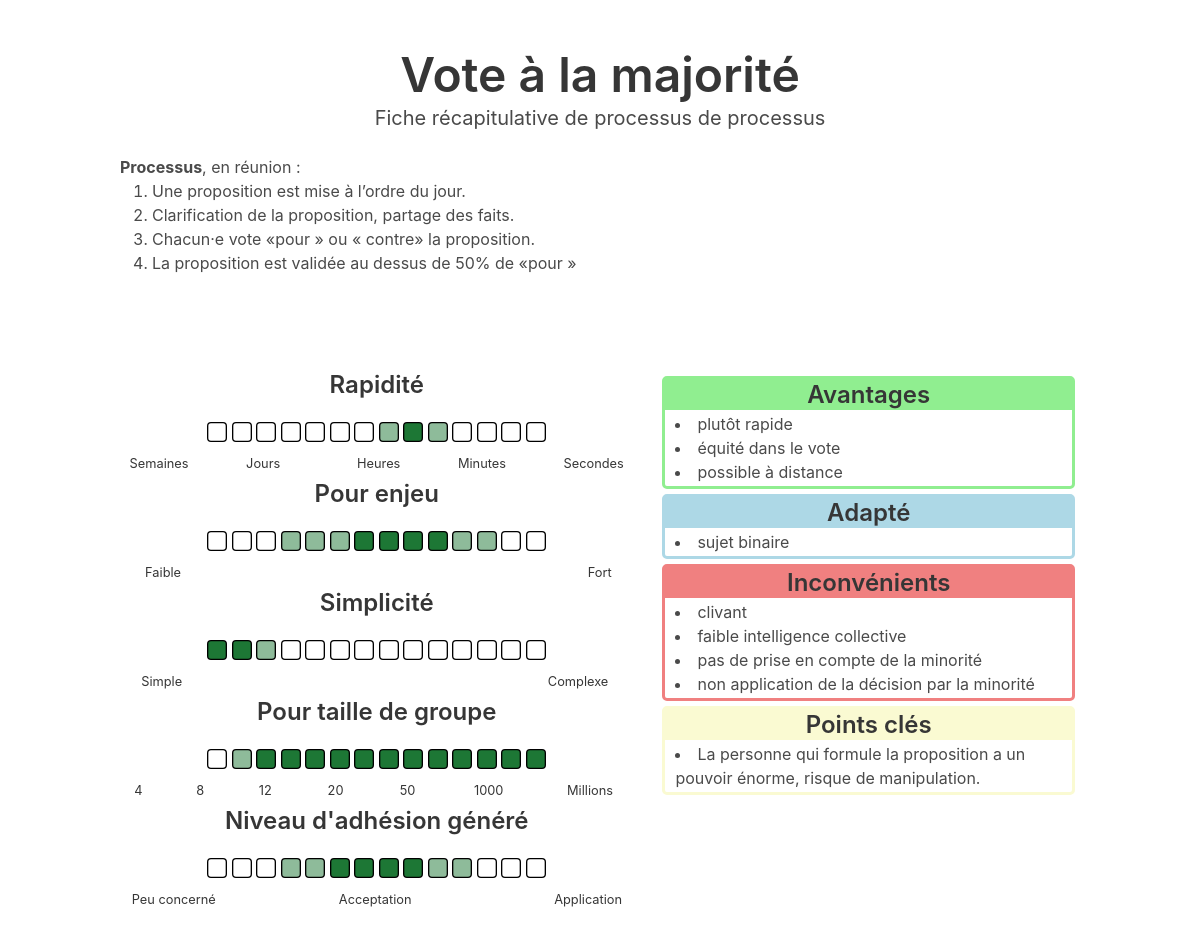
The page /processus/200 on the database as committed earlier.
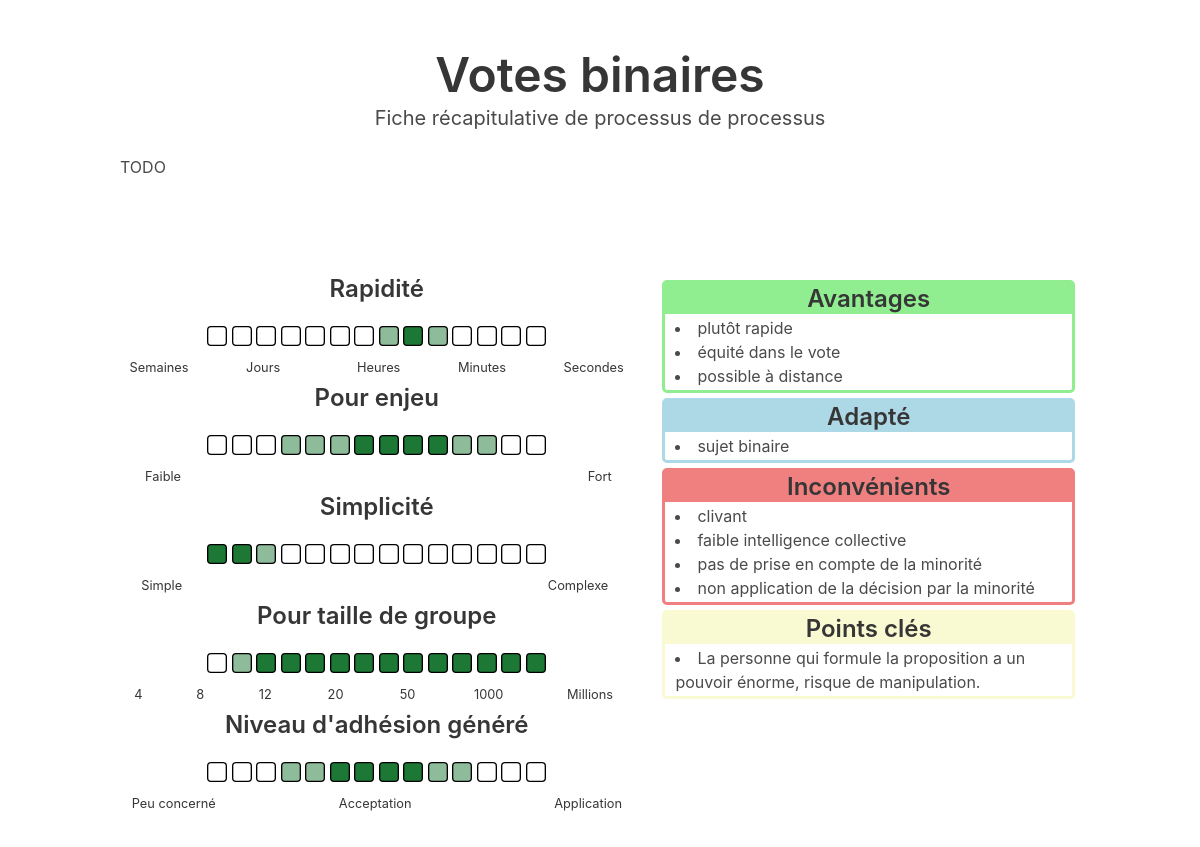
The same page on the database as committed later.
### tables this page shows
CREATE TABLE processus (
    id INTEGER PRIMARY KEY AUTOINCREMENT,
    titre TEXT NOT NULL,
    description TEXT NOT NULL,
    -- textes :
    -- ce sont des textes contenant du HTML
    -- au format <ul><li>...</li></ul>
    -- car ce sont de simples listes
    avantages TEXT,
    adapte TEXT,
    risques TEXT,
    inconvenients TEXT,
    deconseille TEXT,
    points_cles TEXT,
    -- critères :
    -- ils sont au format de 14 caractères
    -- chaque caractère représente une case
    -- 0 = blanc
    -- 1 = vert pale
    -- 2 = vert foncé
    rapidite TEXT NOT NULL,
    enjeu TEXT NOT NULL,
    simplicite TEXT NOT NULL,
    taille_groupe TEXT NOT NULL,
    adhesion TEXT NOT NULL
);

### app.py (the view)
@app.route("/processus/<id_processus>")
def get_processus(id_processus):
    result = retourne_un_processus(id_processus)
    if len(result) > 0:
        processus = result[0]
        return render_template(
            "processus.html",
            processus=processus,
            caracteristiques=caracteristiques,
            criteres=criteres,
        )
    return "processus introuvable."

### app.py (called while the page is built)
@app.template_filter()
def crit_filter(crit):
    result = {
        "0": "0",
        "1": "0.5",
        "2": "1",
    }
    return result[crit]

def get_db_connection():
    conn = sqlite3.connect(DATABASE_PATH)
    conn.row_factory = sqlite3.Row
    return conn

def retourne_un_processus(id_processus) -> dict:
    conn = get_db_connection()
    req_select = """SELECT *
    FROM processus
    WHERE id = ?
    LIMIT 1"""
    result = conn.execute(req_select, [id_processus]).fetchall()
    conn.close()
    return result

### templates/processus.html (shortened to what this page needs)
{% extends 'layout.html' %}
{% block body %}
<section class="section">
  <div class="container">
    <h1 class="title is-1 text-center" id="titre">
      {{ processus['titre'] }}
    </h1>
    <p class="subtitle text-center">
      Fiche récapitulative de processus de processus
    </p>
    <div id="description">
      {{ processus['description']|safe }}
    </div>
  </div>
</section>
<section class="section">
  <div class="container">
    <div class="columns">
      <div class="column text-center" id="criteres">
        {% for critere in criteres %}
          <div class="critere">
            <h2 class="title is-4">
              {{ critere["nom"] }}
            </h2>
            {% for i in processus[critere["id"]] %}
              <svg viewBox="0 0 30 30" xmlns="http://www.w3.org/2000/svg" class="crit">
                <rect x="1" y="1" width="28" height="28" rx="5" style="fill:#1d7735;fill-opacity:{{ i | crit_filter }};stroke:black;stroke-width:2px;" />
              </svg>
            {% endfor %}
          </div>
          <div>
            {% include 'legende_' + critere["id"] + '.j2' %}
          </div>
        {% endfor %}
      </div>
      <div class="column" id="caracteristiques">
        {% for caracteristique in caracteristiques %}
          {% if processus[caracteristique["id"]] %}
            <div class="caracteristique" style="border-color: {{ caracteristique["couleur"] }};">
              <div class="caracteristique-titre" style="background-color: {{ caracteristique["couleur"] }};">
                <h2 class="title is-4 text-center">
                  {{ caracteristique["nom"] }}
                </h2>
              </div>
              <div class="caracteristique-contenu">
                {{ processus[caracteristique["id"]]|safe }}
              </div>
            </div>
          {% endif %}
        {% endfor %}
      </div>
    </div>
  </div>
</section>
{% endblock %}

### templates/layout.html (shortened to what this page needs)
<!DOCTYPE html>
<html lang="fr">
  <head>
    <link rel="stylesheet" href="{{ url_for('static', filename='css/bulma_0.9.4.min.css') }}">
  </head>
  <body>
    {% block body %}{% endblock %}
  </body>
</html>

### templates/legende_rapidite.j2
<table class="table is-fullwidth text-center legende">
<tr>
    <td>Semaines</td>
    <td></td>
    <td></td>
    <td>Jours</td>
    <td></td>
    <td></td>
    <td></td>
    <td>Heures</td>
    <td></td>
    <td></td>
    <td>Minutes</td>
    <td></td>
    <td></td>
    <td>Secondes</td>
</tr>
</table>

### templates/legende_enjeu.j2
<table class="table is-fullwidth text-center legende">
<tr>
    <td>Faible</td>
    <td></td>
    <td></td>
    <td></td>
    <td></td>
    <td></td>
    <td></td>
    <td></td>
    <td></td>
    <td></td>
    <td></td>
    <td></td>
    <td></td>
    <td>Fort</td>
</tr>
</table>

### templates/legende_simplicite.j2
<table class="table is-fullwidth text-center legende">
<tr>
    <td>Simple</td>
    <td></td>
    <td></td>
    <td></td>
    <td></td>
    <td></td>
    <td></td>
    <td></td>
    <td></td>
    <td></td>
    <td></td>
    <td></td>
    <td></td>
    <td>Complexe</td>
</tr>
</table>

### templates/legende_taille_groupe.j2
<table class="table is-fullwidth text-center legende">
<tr>
    <td>4</td>
    <td></td>
    <td>8</td>
    <td></td>
    <td>12</td>
    <td></td>
    <td>20</td>
    <td></td>
    <td>50</td>
    <td></td>
    <td>1000</td>
    <td></td>
    <td>Millions</td>
</tr>
</table>

### templates/legende_adhesion.j2
<table class="table is-fullwidth text-center legende">
<tr>
    <td>Peu concerné</td>
    <td></td>
    <td></td>
    <td></td>
    <td></td>
    <td></td>
    <td>Acceptation</td>
    <td></td>
    <td></td>
    <td></td>
    <td></td>
    <td></td>
    <td></td>
    <td>Application</td>
</tr>
</table>

### templates/layout.html (style rules this page uses)
.text-center { text-align: center; }
ul { list-style: inside; padding-left: 0.5rem; }
.caracteristique { border: 3px lightblue solid; border-radius: 5px; margin: 5px; }
.caracteristique-titre { background-color: lightblue; padding: 2px; }
.caracteristique-contenu { padding: 2px; }
table.legende { font-size: 0.8rem; }
@media screen and (max-width: 1215px) { svg.crit { width: 20px; } }

Rows that differ between the two databases and show on the page:
changed processus "plutôt rapide équité dans le vote possible à distance": titre "Vote à la majorité" → "Votes binaires"; description "Processus , en réunion : Une proposition est mise à l’ordre du jour. Clarification de la proposition, partage des faits. Chacun·e vote «pour » ou « contre» la proposition. La proposition est validée au dessus de 50% de «pour »" → "TODO"
